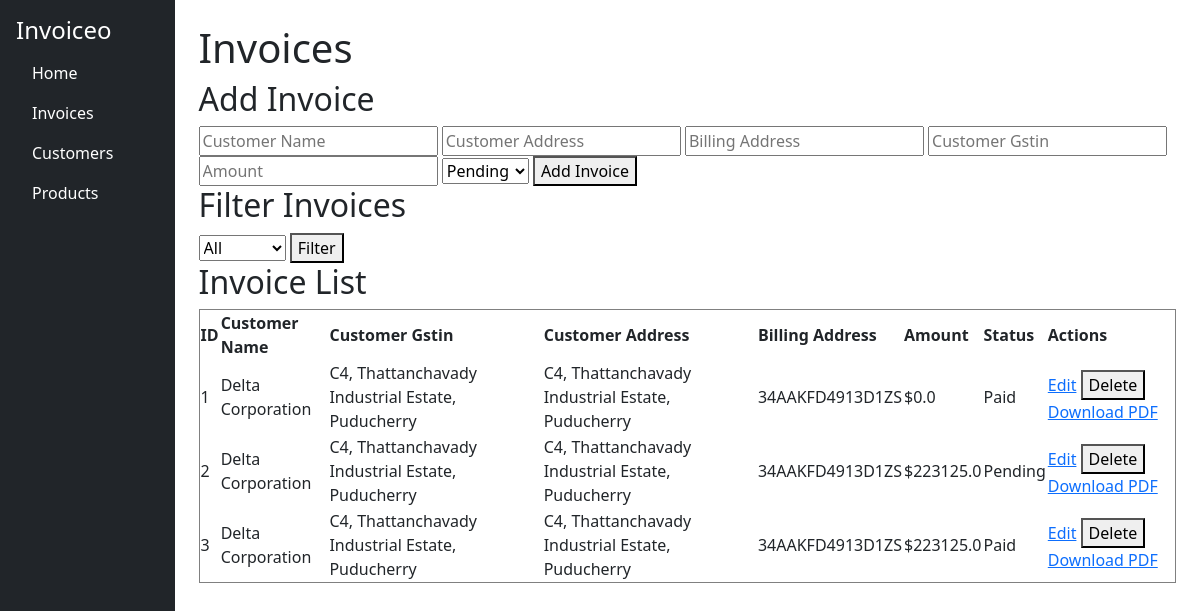
The app's page /invoices, older data.
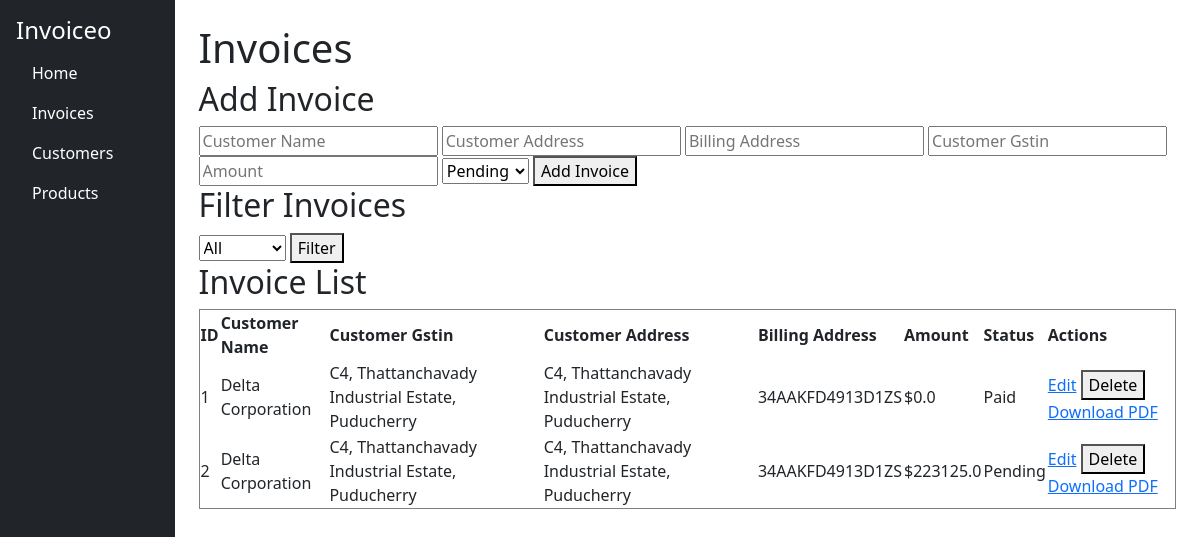
The same page, newer data.
### app.py (models this page shows)
class Invoice(db.Model):
    id = db.Column(db.Integer, primary_key=True)
    customer_name = db.Column(db.String(100), nullable=False)
    customer_gstin= db.Column(db.String(15),nullable=False)
    amount = db.Column(db.Float, nullable=False)
    customer_address = db.Column(db.String(300), nullable=False)
    billing_address = db.Column(db.String(300), nullable=False)
    status = db.Column(db.String(20), default="Pending")

### app.py (the view)
@app.route('/invoices', methods=['GET'])
def invoices():
    status_filter = request.args.get('status')
    if status_filter:
        all_invoices = Invoice.query.filter_by(status=status_filter).all()
    else:
        all_invoices = Invoice.query.all()
    return render_template('invoices.html', invoices=all_invoices)

### templates/invoices.html (shortened to what this page needs)
{% extends 'base.html' %}
{% block content %}
<h1>Invoices</h1>
<h2>Add Invoice</h2>
<form action="/add_invoice" method="POST">
    <input type="text" name="customer_name" placeholder="Customer Name" required>
    <input type="text" name="customer_address" placeholder="Customer Address" required>
    <input type="text" name="billing_address" placeholder="Billing Address" required>
    <input type="text" name="customer_gstin" placeholder="Customer Gstin" required>
    <input type="number" name="amount" placeholder="Amount" required>
    <select name="status">
        <option value="Pending">Pending</option>
    </select>
    <button type="submit">Add Invoice</button>
</form>
<h2>Filter Invoices</h2>
<form method="GET">
    <select name="status">
        <option value="">All</option>
    </select>
    <button type="submit">Filter</button>
</form>
<h2>Invoice List</h2>
<table border="1">
    <tr>
        <th>ID</th>
        <th>Customer Name</th>
        <th>Customer Gstin</th>
        <th>Customer Address</th>
        <th>Billing Address</th>
        <th>Amount</th>
        <th>Status</th>
        <th>Actions</th>
    </tr>
    {% for invoice in invoices %}
    <tr>
        <td>{{ invoice.id }}</td>
        <td>{{ invoice.customer_name }}</td>
        <td>{{ invoice.customer_address }}</td>
        <td>{{ invoice.billing_address }}</td>
        <td>{{ invoice.customer_gstin }}</td>
        <td>${{ invoice.amount }}</td>
        <td>{{ invoice.status }}</td>
        <td>
            <a href="{{ url_for('edit_invoice', id=invoice.id) }}">Edit</a>
            <form action="{{ url_for('delete_invoice', id=invoice.id) }}" method="POST" style="display:inline;">
                <button type="submit" onclick="return confirm('Are you sure?')">Delete</button>
            </form>
            <a href="{{ url_for('generate_pdf', id=invoice.id) }}">Download PDF</a>
        </td>
    </tr>
    {% endfor %}
</table>
{% endblock %}

### templates/base.html (shortened to what this page needs)
<!DOCTYPE html>
<html lang="en">
<head>
    <link rel="stylesheet" href="https://cdn.jsdelivr.net/npm/bootstrap@5.3.0/dist/css/bootstrap.min.css">
</head>
<body>
    <div class="d-flex">
        <div class="bg-dark text-white p-3" style="width: 200px; height: 100vh;">
            <h4>Invoiceo</h4>
            <ul class="nav flex-column">
                <li class="nav-item"><a href="/" class="nav-link text-white">Home</a></li>
                <li class="nav-item"><a href="/invoices" class="nav-link text-white">Invoices</a></li>
                <li class="nav-item"><a href="/customers" class="nav-link text-white">Customers</a></li>
                <li class="nav-item"><a href="/products" class="nav-link text-white">Products</a></li>
            </ul>
        </div>
        <div class="p-4" style="width: 100%;">
            {% block content %}{% endblock %}
        </div>
    </div>
</body>
</html>

Row changes from the older to the newer data that the page shows:
removed Invoice: id "3", customer_name "Delta Corporation", customer_address "C4, Thattanchavady Industrial Estate, Puducherry", billing_address "C4, Thattanchavady Industrial Estate, Puducherry", customer_gstin "34AAKFD4913D1ZS", amount "223125.0", status "Paid"
